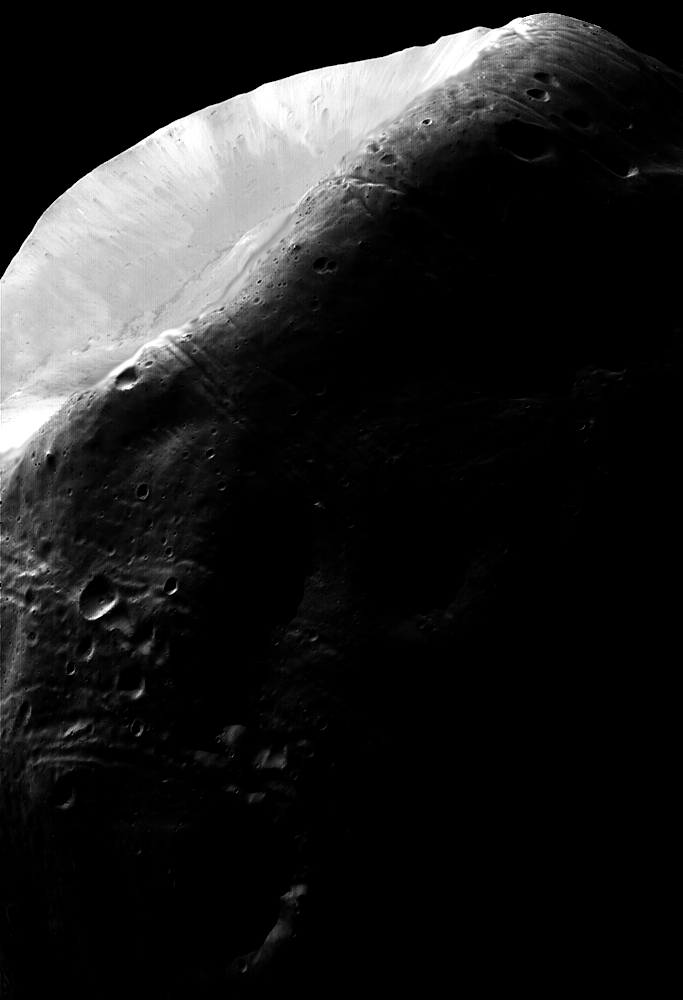
#> input picture pic/chapter03/p13.tif, 683 x 1000 px, found by its file name
$ python test1.py
#> lines starting #> are read from the running program, lines starting #| are printed output that depends on the picture
### 3_灰度变换与空间滤波/3_3_直方图处理/hist.py
import numpy as np
from matplotlib import pyplot as plt


#将灰度数组映射为直方图字典,nums表示灰度的数量级
def arrayToHist(input_image, nums):
    """
    将灰度数组映射为直方图字典
    Args:
        input_image : 原图像
        nums : 灰度级

    Returns:
        直方图字典
    """

    input_image_cp = np.copy(input_image)
    w, h = input_image_cp.shape
    hist = {}
    for k in range(nums):
        hist[k] = 0
    for i in range(w):
        for j in range(h):
            hist[input_image_cp[i][j]] += 1
    n = w * h
    for k in range(nums):
        hist[k] = float(hist[k]) / n

    return hist


def drawHist(hist):
    """[summary]
    绘制直方图
    Args:
        hist : 直方图字典
    """

    keys = hist.keys()
    values = hist.values()
    x_size = len(hist) - 1  #x轴长度，也就是灰度级别
    axis_params = []
    axis_params.append(0)
    axis_params.append(x_size)

    plt.bar(tuple(keys), tuple(values))  #绘制直方图
    plt.show()


# [20 lines left out: function hist_equalization, not called in this run]


#直方图匹配函数，接受原始图像和目标灰度直方图
def hist_Match(input_image, h_d):
    """
    直方图匹配
    Args:
        input_image : 原图像
        h_d : 定义的匹配函数
    Returns:
        直方图匹配后的图像
    """

    input_image_cp = np.copy(input_image)

    h1 = arrayToHist(input_image_cp, 256)
    s = h1.copy()  #标准直方图变换S
    t = 0
    for k in range(256):
        t += h1[k]
        s[k] = t

    g = h_d.copy()  #变换函数G
    t = 0
    for k in range(256):
        t += h_d[k]
        g[k] = t

    M = np.zeros(256)
    for i in range(256):
        idx = 0
        minx = 1
        for j in g:
            if (np.fabs(g[j] - s[i]) < minx):
                minx = np.fabs(g[j] - s[i])
                idx = j
        M[i] = idx
    output_image = M[input_image_cp]

    return output_image.astype('uint8')

### 3_灰度变换与空间滤波/3_3_直方图处理/test1.py
import hist
import cv2
import numpy as np

src_path = './pic/chapter03/p13.tif'
src = cv2.imread(src_path, 0)
#> src is the input picture: shape (1000, 683); min 0, max 255, mean 31.7

src_path1 = './pic/chapter03/p9.tif'
src1 = cv2.imread(src_path1, 0)
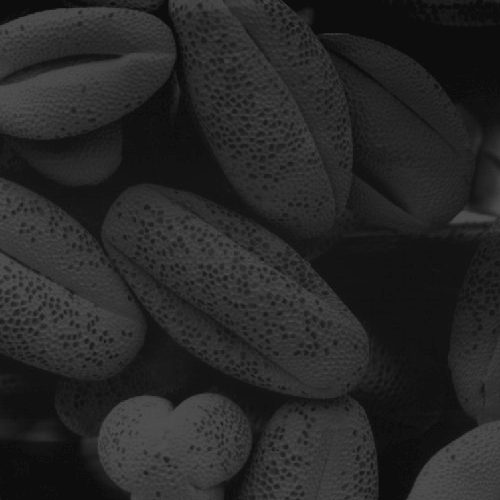
#> input picture pic/chapter03/p9.tif, 500 x 500 px, found by its file name
#> src1 is the input picture: shape (500, 500); min 13, max 83, mean 38.7
m_hist = hist.arrayToHist(src1, 256)
#> m_hist = 256 items
hist.drawHist(m_hist)
#> in drawHist, `x_size = len(hist) - 1`: x_size = 255
#> in drawHist, `plt.show()`:
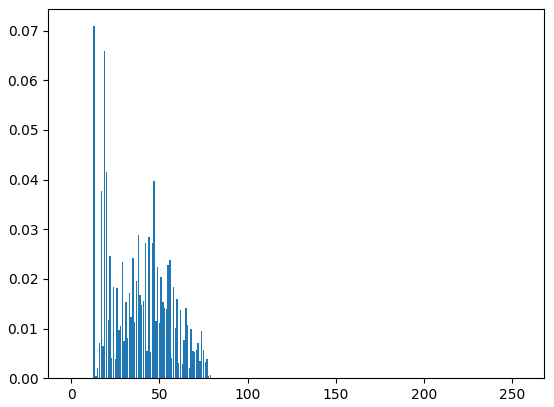
#> figure drawn by matplotlib, 1 panel; tallest bar 0.0709 high, from x = 12.6 to 13.4

dst = hist.hist_Match(src, m_hist)
#> in hist_Match, `h1 = arrayToHist(input_image_cp, 256)`: h1 = 256 items
#> the loop in hist_Match, `for k in range(256):` made 256 passes
#> t on passes 1 to 3: 0.618, 0.652, 0.677
#> after the loop in hist_Match, `for k in range(256):`: t = 1
#> in hist_Match, `g = h_d.copy()`: g = 256 items
#> the loop in hist_Match, `for k in range(256):` made 256 passes
#> t on passes 1 to 3: 0, 0, 0
#> after the loop in hist_Match, `for k in range(256):`: t = 1
#> after the loop in hist_Match, `for i in range(256):`: M = 256 values from 45 to 83
#> in hist_Match, `output_image = M[input_image_cp]`:
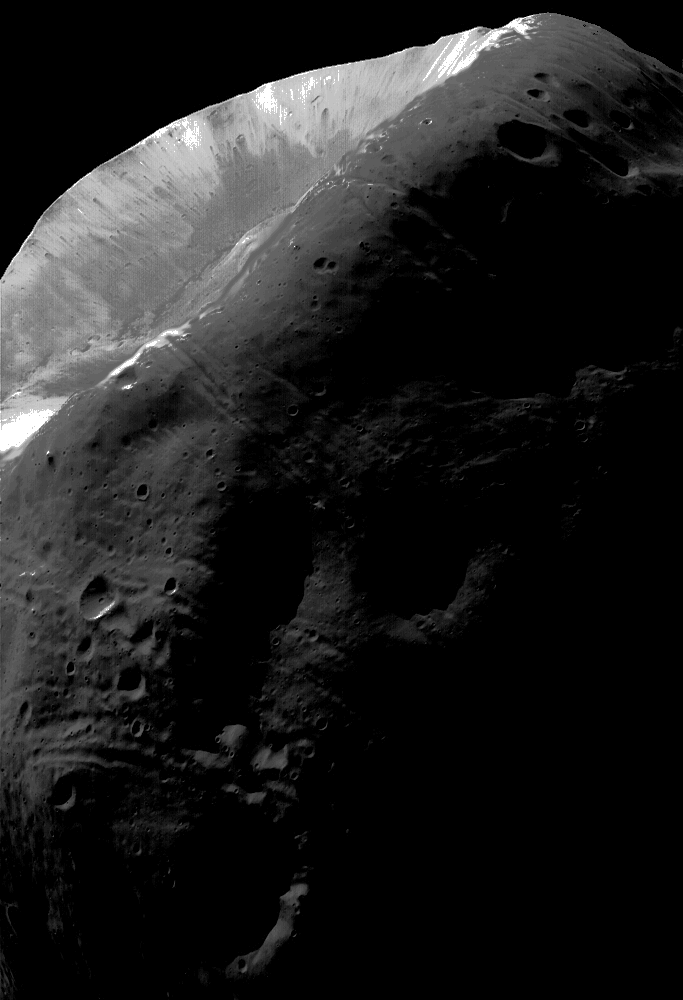
#> output_image: shape (1000, 683) float64; min 45, max 83, mean 49.5; drawn with min black and max white
#> in hist_Match, `return output_image.astype('uint8')`:
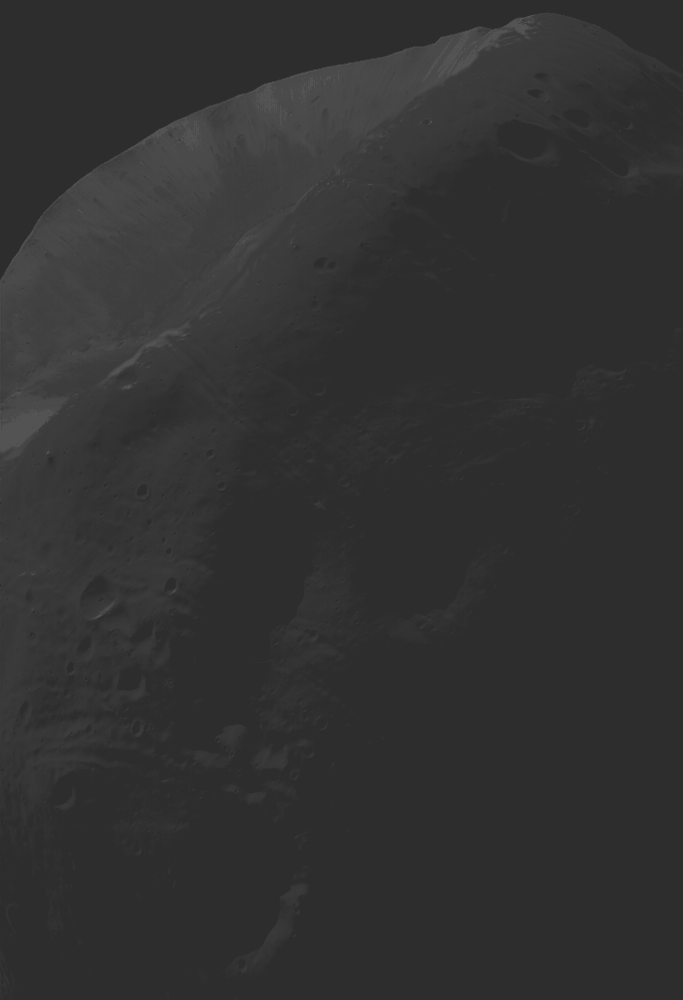
#> returned value: shape (1000, 683); min 45, max 83, mean 49.5

cv2.imshow('src', src)
cv2.imshow('dst', dst)

cv2.waitKey(0)
